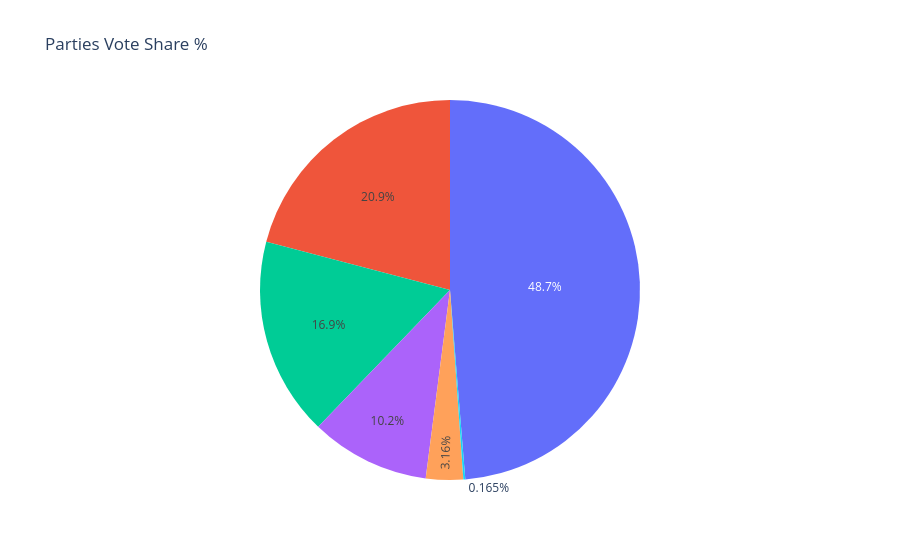

Notebook source saved alongside this figure:
### Code cell
temp_seri = df.groupby('party')['votes'].sum()
top_5 = temp_seri.nlargest(5).index

fig = px.pie(
    temp_seri.rename(lambda x: x if x in top_5 else 'Others').groupby(level=0).mean().reset_index(name='votes'),
    values='votes',
    hole=0.0, 
    hover_name='party', 
    title='Parties Vote Share %'
    )

fig

### Figure 1 — Plotly figure (JSON) as saved in the notebook; plotly's stock layout.template omitted (floating-point values rounded to 4 significant figures)
{"data": [{"domain": {"x": [0, 1], "y": [0, 1]}, "hole": 0, "hovertemplate": "<b>%{hovertext}</b><br><br>votes=%{value}<extra></extra>", "hovertext": ["CPN-UML", "Nepali Communist Party", "Nepali Congress", "Others", "Rastriya Swatantra Party", "Shram Sanskriti Party"], "legendgroup": "", "name": "", "showlegend": false, "type": "pie", "values": [1623000.0, 976000.0, 2009000.0, 15850.0, 4681000.0, 303900.0]}], "layout": {"legend": {"tracegroupgap": 0}, "title": {"text": "Parties Vote Share %"}}}
